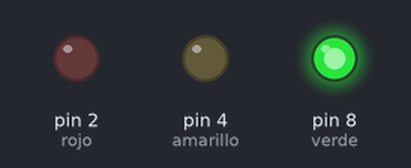
Bench run of a sketch on a simulated Arduino Nano, built with avr-gcc and run on an emulated ATmega328P. Shown: output pins drawn as LEDs (lit = HIGH).

Above: at 1.0 s.
At 3.0 s:
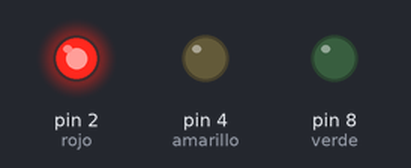
At 5.0 s:
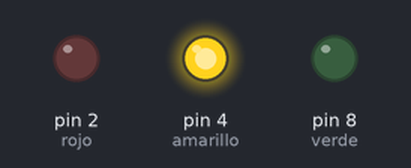
Timing chart, 0 to 7.8 s (numbered marks = the images above):
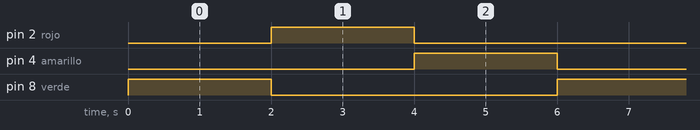

Measured:
- by itself, pin 2 (rojo), pin 4 (amarillo), pin 8 (verde): alternates HIGH for 2.0 s and LOW for 4.0 s
- by itself, everything shown: repeats every 6.0 s, in 4 steps

The sketch:

semaforo.ino
```cpp
/*
este arhivo de arduino nano es de una placa, y a este funcionamiento no
le importa el nombre de las luces para que digo esto para no modificaro en el futuro y sus colores
ideales en la placa son: rojo amarillo verde
fecha: 27/08/2023 22:29
autor: Sebastián Elías Ávila Montecinos.

*/

int verde = 8;
int amarillo = 4;
int rojo = 2;
int pausa = 2000;

void setup() {
  pinMode(rojo, OUTPUT);
  pinMode(verde, OUTPUT);
  pinMode(amarillo, OUTPUT);
}

void loop() {
  digitalWrite(verde, HIGH);
  delay(pausa);
  digitalWrite(verde, LOW);
  digitalWrite(rojo, HIGH);
  delay(pausa);
  digitalWrite(rojo, LOW);
  digitalWrite(amarillo, HIGH);
  delay(pausa);
  digitalWrite(amarillo, LOW);
}
```
